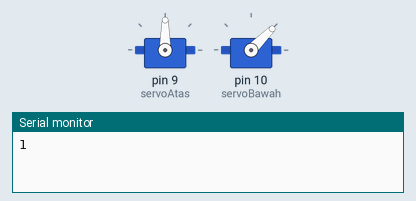
This sketch was run on a simulated Arduino Uno, built with avr-gcc and run on an emulated ATmega328P. On the bench: 2 × servo, the last lines printed to the serial monitor.

Above: at 0.15 s.
At 9.4 s:
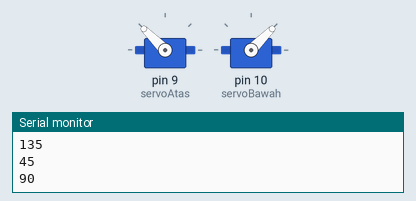
At 19.6 s:
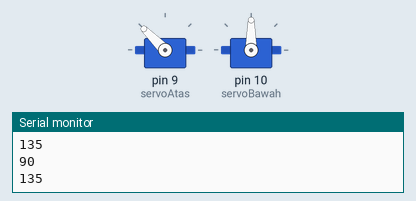
At 38.2 s:
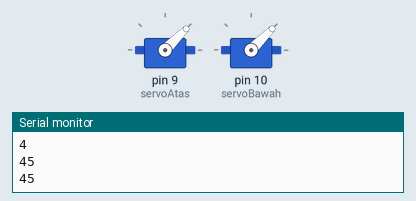
Timing chart, 0 to 40.0 s (numbered marks = the images above):
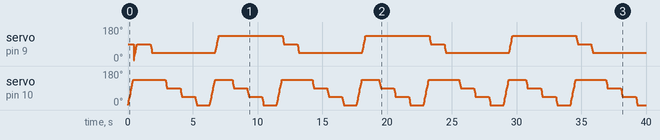

The sketch:

sistem_gerak.ino
```cpp
#include <Servo.h>

Servo servoAtas;  // create servo object to control a servo
Servo servoBawah;  // create servo object to control a servo
// twelve servo objects can be created on most boards

int pos = 0;    // variable to store the servo position
int kelasLama = 0;
int atas = 0;
int atasLama = 0;
int bawah = 0;
int bawahLama = 0;

void setup() {
  Serial.begin(9600);
  servoAtas.attach(9);  // attaches the servo on pin 9 to the servo object
  servoBawah.attach(10);  // attaches the servo on pin 9 to the servo object
}

void loop() {
  for (int kelas = 1; kelas <= 9; kelas += 1) { // goes from 0 degrees to 180 degrees
    if (kelas == 1) {
      atas = 90;
      bawah = 135;
    }
    if (kelas == 2) {
      atas = 45;
      bawah = 135;
    }
    if (kelas == 3) {
      atas = 45;
      bawah = 90;
    }
    if (kelas == 4) {
      atas = 45;
      bawah = 45;
    }
    if (kelas == 5) {
      atas = 45;
      bawah = 0;
    }
    if (kelas == 6) {
      atas = 135;
      bawah = 135;
    }
    if (kelas == 7) {
      atas = 135;
      bawah = 90;
    }
    if (kelas == 8) {
      atas = 135;
      bawah = 45;
    }
    if (kelas == 9) {
      atas = 135;
      bawah = 0;
    }
    Serial.println(kelas);
    if (kelas != kelasLama) {
      if (bawah > bawahLama) {
        for (pos = bawahLama; pos <= bawah; pos += 5) { // goes from 180 degrees to 0 degrees
          servoBawah.write(pos);
          delay(15);                       // waits 15 ms for the servo to reach the position
        }
      }
      if (bawah < bawahLama) {
        for (pos = bawahLama; pos >= bawah; pos -= 5) { // goes from 180 degrees to 0 degrees
          servoBawah.write(pos);
          delay(15);                       // waits 15 ms for the servo to reach the position
        }
      }
      if (atas > atasLama) {
        for (pos = atasLama; pos <= atas; pos += 5) {
          servoAtas.write(pos);
          delay(15);
        }
      }
      if (atas < atasLama) {
        for (pos = atasLama; pos >= atas; pos -= 5) { // goes from 180 degrees to 0 degrees
          servoAtas.write(pos);
          delay(15);                       // waits 15 ms for the servo to reach the position
        }
      }
      Serial.println(atas);
      Serial.println(atasLama);
      Serial.println(bawah);
      Serial.println(bawahLama);
      atasLama = atas;
      bawahLama = bawah;
      kelasLama = kelas;
    }
    delay(1000);
  }
}
```
